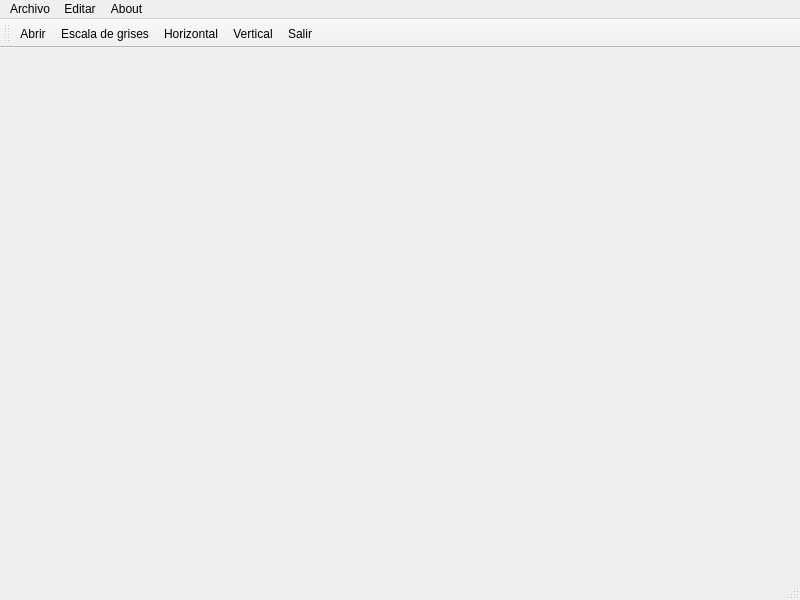
<?xml version="1.0" encoding="UTF-8"?>
<ui version="4.0">
 <class>MainWindow</class>
 <widget class="QMainWindow" name="MainWindow">
  <property name="geometry">
   <rect>
    <x>0</x>
    <y>0</y>
    <width>800</width>
    <height>600</height>
   </rect>
  </property>
  <property name="windowTitle">
   <string>MainWindow</string>
  </property>
  <widget class="QWidget" name="centralwidget"/>
  <widget class="QMenuBar" name="menubar">
   <property name="geometry">
    <rect>
     <x>0</x>
     <y>0</y>
     <width>800</width>
     <height>25</height>
    </rect>
   </property>
   <widget class="QMenu" name="menuNuevo">
    <property name="title">
     <string>Archivo</string>
    </property>
    <addaction name="actionAbrir"/>
    <addaction name="actionSalir"/>
   </widget>
   <widget class="QMenu" name="menuEditar">
    <property name="title">
     <string>Editar</string>
    </property>
    <widget class="QMenu" name="menuDerivadas">
     <property name="title">
      <string>Derivadas</string>
     </property>
     <addaction name="actionHorizontal"/>
     <addaction name="actionVertical"/>
    </widget>
    <addaction name="actionEscala_de_grises"/>
    <addaction name="menuDerivadas"/>
   </widget>
   <widget class="QMenu" name="menuAbout">
    <property name="title">
     <string>About</string>
    </property>
   </widget>
   <addaction name="menuNuevo"/>
   <addaction name="menuEditar"/>
   <addaction name="menuAbout"/>
  </widget>
  <widget class="QStatusBar" name="statusbar"/>
  <widget class="QToolBar" name="toolBar">
   <property name="windowTitle">
    <string>toolBar</string>
   </property>
   <attribute name="toolBarArea">
    <enum>TopToolBarArea</enum>
   </attribute>
   <attribute name="toolBarBreak">
    <bool>false</bool>
   </attribute>
   <addaction name="actionAbrir"/>
   <addaction name="actionEscala_de_grises"/>
   <addaction name="actionHorizontal"/>
   <addaction name="actionVertical"/>
   <addaction name="actionSalir"/>
  </widget>
  <action name="actionAbrir">
   <property name="icon">
    <iconset resource="Recursos.qrc">
     <normaloff>:/Material Ejercicio 2/disk.png</normaloff>:/Material Ejercicio 2/disk.png</iconset>
   </property>
   <property name="text">
    <string>Abrir</string>
   </property>
  </action>
  <action name="actionEscala_de_grises">
   <property name="checkable">
    <bool>true</bool>
   </property>
   <property name="icon">
    <iconset resource="Recursos.qrc">
     <normaloff>:/Material Ejercicio 2/bw.png</normaloff>:/Material Ejercicio 2/bw.png</iconset>
   </property>
   <property name="text">
    <string>Escala de grises</string>
   </property>
  </action>
  <action name="actionHorizontal">
   <property name="checkable">
    <bool>true</bool>
   </property>
   <property name="icon">
    <iconset resource="Recursos.qrc">
     <normaloff>:/Material Ejercicio 2/horizontal.png</normaloff>:/Material Ejercicio 2/horizontal.png</iconset>
   </property>
   <property name="text">
    <string>Horizontal</string>
   </property>
  </action>
  <action name="actionVertical">
   <property name="checkable">
    <bool>true</bool>
   </property>
   <property name="icon">
    <iconset resource="Recursos.qrc">
     <normaloff>:/Material Ejercicio 2/vertical.png</normaloff>:/Material Ejercicio 2/vertical.png</iconset>
   </property>
   <property name="text">
    <string>Vertical</string>
   </property>
  </action>
  <action name="actionSalir">
   <property name="checkable">
    <bool>false</bool>
   </property>
   <property name="icon">
    <iconset resource="Recursos.qrc">
     <normaloff>:/Material Ejercicio 2/exit.png</normaloff>:/Material Ejercicio 2/exit.png</iconset>
   </property>
   <property name="text">
    <string>Salir</string>
   </property>
  </action>
 </widget>
 <resources>
  <include location="Recursos.qrc"/>
 </resources>
 <connections/>
</ui>
